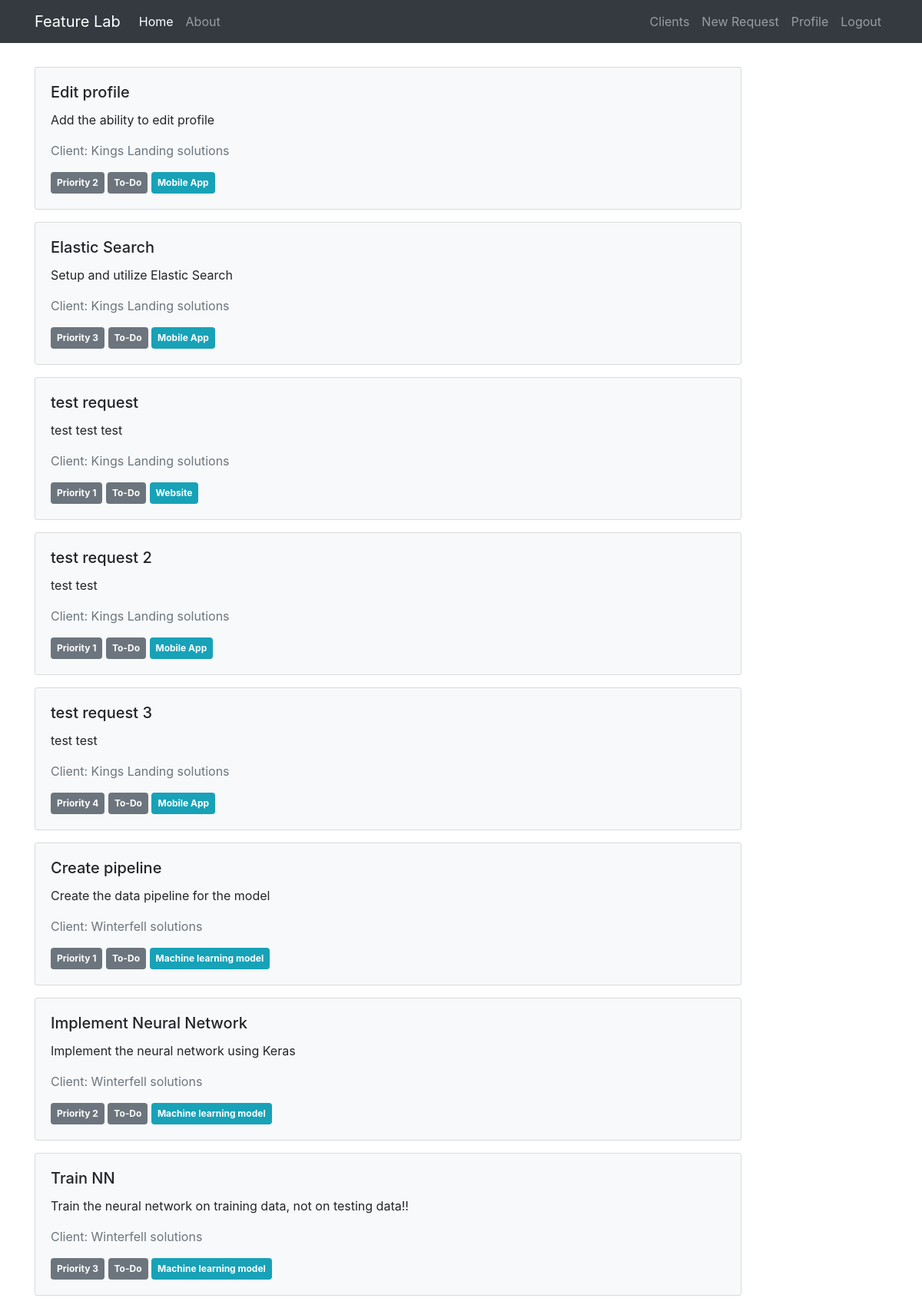
Screenshot of /home (signed in) with the database file from the repository.
### feature_lab/models.py (models this page shows, shortened)
class FeatureRequest(db.Model):
    id = db.Column(db.Integer, primary_key=True)
    title = db.Column(db.String(30), unique=True, nullable=False)
    description = db.Column(db.Text(), nullable=False)
    created_at = db.Column(db.DateTime, nullable=False, default=datetime.utcnow)
    target_date = db.Column(db.DateTime, nullable=False)
    product_area = db.Column(db.String())
    product_id = db.Column(db.Integer, db.ForeignKey('product.id'), nullable=False)
    client_id = db.Column(db.Integer, db.ForeignKey('client.id'), nullable=False)
    state = db.Column(db.Enum(FeatureRequestState), default=FeatureRequestState.TODO)
    priority = db.Column(db.Integer, nullable=False)

class Client(db.Model):
    id = db.Column(db.Integer, primary_key=True)
    name = db.Column(db.String(20), unique=True, nullable=False)
    email = db.Column(db.String(120), unique=True, nullable=False)
    bio = db.Column(db.Text(), nullable=False)
    phone_number = db.Column(db.String())
    created_at = db.Column(db.DateTime, nullable=False, default=datetime.utcnow)
    products = db.relationship('Product', backref='owner', lazy=True)
    user_id = db.Column(db.Integer, db.ForeignKey('user.id'), nullable=False)

class Product(db.Model):
    id = db.Column(db.Integer, primary_key=True)
    name = db.Column(db.String(20), unique=True, nullable=False)
    description = db.Column(db.Text(), nullable=False)
    owner_id = db.Column(db.Integer, db.ForeignKey('client.id'), nullable=False)
    requests = db.relationship('FeatureRequest', backref='product', lazy=True)
    areas = db.relationship('ProductArea', backref='product', lazy=True)

### feature_lab/main/routes.py (the view)
@main.route('/')
@main.route('/home')
def home():
    if not current_user.is_authenticated:
        return redirect(url_for('users.login'))
    user_clients = Client.query.filter_by(user_id=current_user.id).all()
    requests = []
    for client in user_clients:
        client_requests = FeatureRequest.query.filter_by(client_id=client.id).all()
        requests += client_requests
    return render_template('home.html', requests=requests, title='Home')

### feature_lab/models.py (called while the page is built)
@login_manager.user_loader
def load_user(user_id):
    return User.query.get(int(user_id))

### feature_lab/templates/home.html (shortened to what this page needs)
{% extends 'layout.html' %}
{% block content %}
    {% if requests %}
        {% for request in requests %}
            <div>
                <a href="/request/{{request.id}}" class="request-card">
                    <div class="card bg-light mb-3 p-3 mr-0">
                        <div class="p-1">
                            <h5 class="card-title">{{ request.title }}</h5>
                            <p class="card-text">{{ request.description }}</p>
                            <p class="text-secondary">Client: {{request.product.owner.name}}</p>
                            <span class="badge badge-secondary p-2">Priority {{ request.priority }}</span>
                            <span class="badge badge-secondary p-2">{{ request.state.value }}</span>
                            <span class="badge badge-info p-2">{{ request.product.name }}</span>
                        </div>
                    </div>
                </a>
            </div>
        {% endfor %}
    {% endif %}
{% endblock content %}

### feature_lab/static/custom.css (style rules this page uses)
a.request-card, a.request-card:hover { color: inherit; text-decoration: none; max-width: 35rem; }

### rows the page displays
FeatureRequest: title "Edit profile", description "Add the ability to edit profile", product.owner.name "Kings Landing solutions", priority "2", state.value "To-Do", product.name "Mobile App"
FeatureRequest: title "Elastic Search", description "Setup and utilize Elastic Search", product.owner.name "Kings Landing solutions", priority "3", state.value "To-Do", product.name "Mobile App"
FeatureRequest: title "test request", description "test test test", product.owner.name "Kings Landing solutions", priority "1", state.value "To-Do", product.name "Website"
FeatureRequest: title "test request 2", description "test test", product.owner.name "Kings Landing solutions", priority "1", state.value "To-Do", product.name "Mobile App"
FeatureRequest: title "test request 3", description "test test", product.owner.name "Kings Landing solutions", priority "4", state.value "To-Do", product.name "Mobile App"
FeatureRequest: title "Create pipeline", description "Create the data pipeline for the model", product.owner.name "Winterfell solutions", priority "1", state.value "To-Do", product.name "Machine learning model"
FeatureRequest: title "Implement Neural Network", description "Implement the neural network using Keras", product.owner.name "Winterfell solutions", priority "2", state.value "To-Do", product.name "Machine learning model"
FeatureRequest: title "Train NN", description "Train the neural network on training data, not on testing data!!", product.owner.name "Winterfell solutions", priority "3", state.value "To-Do", product.name "Machine learning model"
